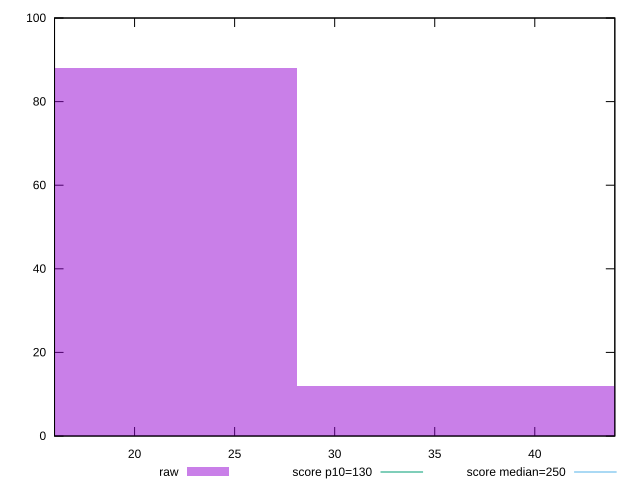

Recreate this plot in gnuplot.
reset

$raw <<EOF
18.758241147461117 88
37.516482294922234 12
EOF

set key outside below
set boxwidth 18.758241147461117
set xrange [16:44]
set yrange [0:100]
set trange [0:100]
set style fill transparent solid 0.5 noborder

set parametric
set terminal svg size 640, 490 enhanced background rgb 'white'
set output "reports/report_00032_2021-02-25T10-28-15.087Z/max-potential-fid/samples/card/raw/histogram.svg"

plot $raw title "raw" with boxes, \
     130,t title "score p10=130", \
     250,t title "score median=250"

reset
